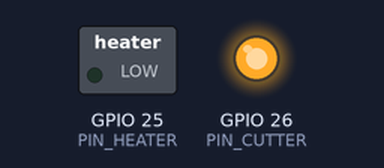
The sketch below on a simulated ESP32. Parts: switched loads named in the sketch (green lamp = pin HIGH), output pins drawn as LEDs (lit = HIGH). What the sketch prints to the serial monitor is not drawn.

Above: at 0.1 s.
At 10.1 s:
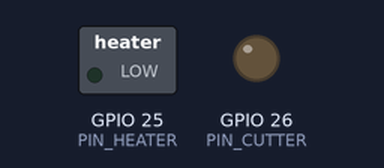
Timing chart, 0 to 11.6 s (numbered marks = the images above):
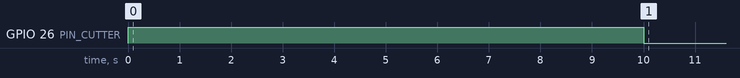

The sketch:

CUTTER_TEST_SCRIPT.ino
```cpp
//HEATER AND CUTTER PINS
#define PIN_HEATER 25
#define PIN_CUTTER 26


void setup() {
  // put your setup code here, to run once:
  pinMode(PIN_HEATER, OUTPUT);
  digitalWrite(PIN_HEATER, LOW);
  pinMode(PIN_CUTTER, OUTPUT);
  digitalWrite(PIN_CUTTER, LOW);
  // put your main code here, to run repeatedly:
  Serial.print("CUTTING IN");
  for (int i=0;i>30;i++){ //30 second count down
    Serial.println(i);
    delay(1000);
  }
  digitalWrite(PIN_CUTTER,HIGH);
  delay(10000); //state high for 10s
  digitalWrite(PIN_CUTTER,LOW);
  delay(5000);

}

void loop() {

}
```
